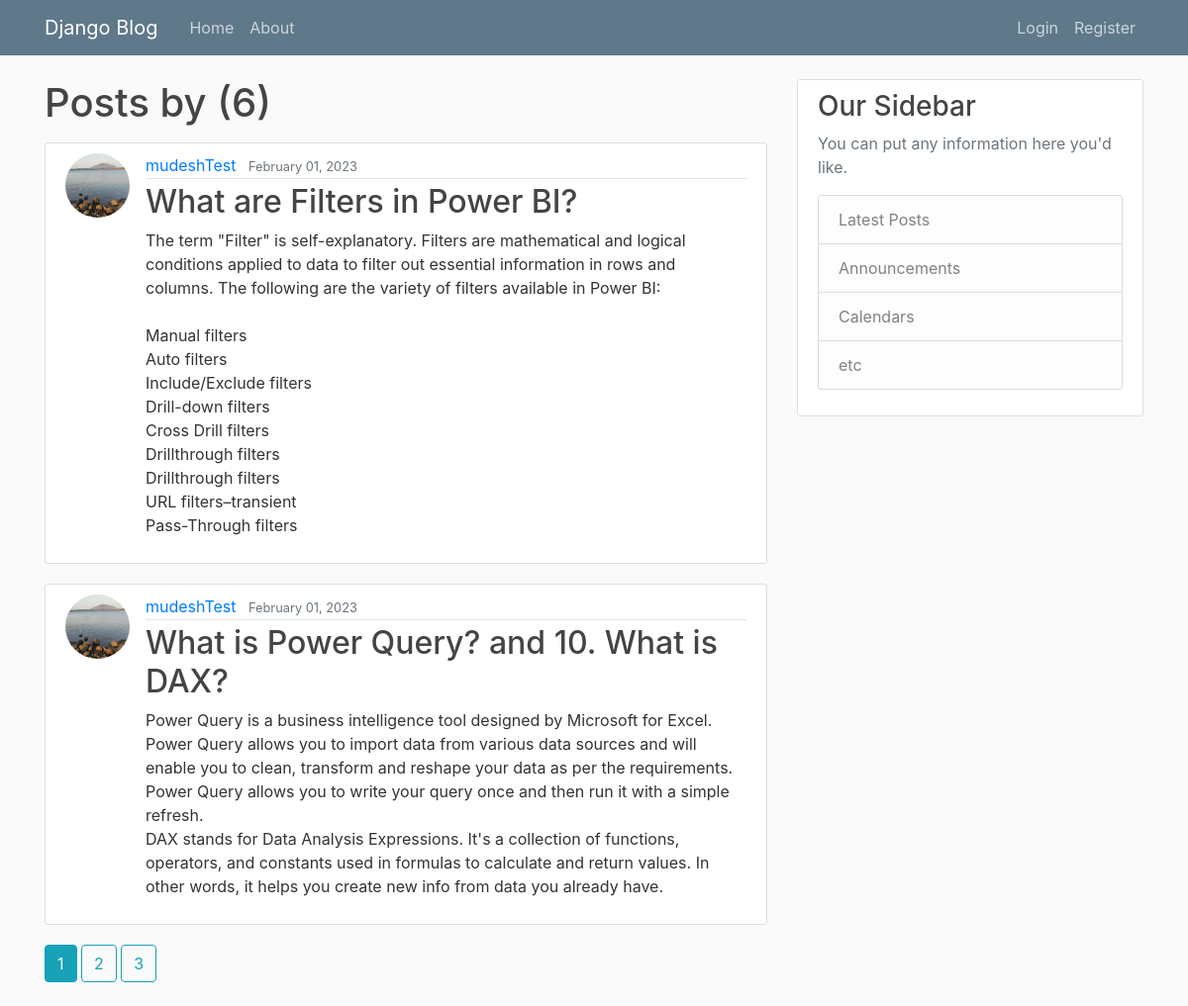
Screenshot of /user/mudeshTest with the database file from the repository.
### blogApp/models.py (models this page shows, shortened)
class post(models.Model):
    title = models.CharField(max_length=100)
    content = models.TextField()
    date_posted = models.DateTimeField(default=timezone.now) #actual function as default value so no ()
    author = models.ForeignKey(User, on_delete=models.CASCADE) # if user is deleted then posts are also deleted not viceversa

### users/models.py (models this page shows, shortened)
class profile(models.Model):
    user = models.OneToOneField(User, on_delete=models.CASCADE) # cascade -  if user is deleted then delete the profile, but if we delete profile, user isnt deleted
    image = models.ImageField(default='default.jpg', upload_to='profile_pics')
    bio = models.TextField()

### blogApp/views.py (the view)
# urls.py: path('user/<str:username>', UserPostListView.as_view(), name='user_posts'),
class UserPostListView(ListView):
    model = post
    template_name = 'blogApp/user_posts.html'
    context_object_name = 'posts'
    ordering = ['-date_posted']
    paginate_by = 2
    def get_queryset(self):
        user = get_object_or_404(User, username=self.kwargs.get('username'))
        return post.objects.filter(author=user).order_by('-date_posted')

### blogApp/templates/blogApp/user_posts.html (shortened to what this page needs)
{% extends 'blogApp/base.html' %}
{% block content %}
<h1 class="mb-3">Posts by {{ views.kwargs.username }} ({{ page_obj.paginator.count }})</h1>
{% for post in posts %}
<article class="media content-section">
    <img class="rounded-circle article-img" src="{{ post.author.profile.image.url }}">
    <div class="media-body">
        <div class="article-metadata">
            <a class="mr-2" href="{% url 'user_posts' post.author.username %}">{{ post.author }}</a>
            <small class="text-muted">{{ post.date_posted|date:"F d, Y" }}</small>
        </div>
        <h2><a class="article-title" href="{% url 'post_detail' post.id %}">{{ post.title }}</a></h2>
        <p class="article-content">{{ post.content }}</p>
    </div>
</article>
{% endfor %}
{% if is_paginated %}
{% for num in page_obj.paginator.page_range %}
{% if page_obj.number == num %}
<a class="btn btn-info mb-4" href="?page={{ num }}">{{ num }}</a>
{% elif num > page_obj.number|add:'-3' and num < page_obj.number|add:'3' %} <a class="btn btn-outline-info mb-4"
    href="?page={{ num }}">{{ num }}</a>
    {% endif %}
    {% endfor %}
    {% endif %}
    {% endblock %}

### blogApp/static/blogApp/main.css (style rules this page uses)
body { background: #fafafa; color: #333333; margin-top: 5rem; }
h1, h2, h3, h4, h5, h6 { color: #444444; }
.content-section { background: #ffffff; padding: 10px 20px; border: 1px solid #dddddd; border-radius: 3px; margin-bottom: 20px; }
.article-title { color: #444444; }
.article-content { white-space: pre-line; }
.article-img { height: 65px; width: 65px; margin-right: 16px; }
.article-metadata { padding-bottom: 1px; margin-bottom: 4px; border-bottom: 1px solid #e3e3e3 }

### rows the page displays
post: author.profile.image (placeholder picture), author "mudeshTest", date_posted "February 01, 2023", title "What are Filters in Power BI?", content "The term \"Filter\" is self-explanatory. Filters are mathematical and logical conditions applied to data to filter out essential information in rows and columns. The following are the variety of filters available in Power BI: Manual filters Auto filters Include/Exclude filters Drill-down filters Cross Drill filters Drillthrough filters Drillthrough filters URL filters–transient Pass-Through filters"
post: author.profile.image (placeholder picture), author "mudeshTest", date_posted "February 01, 2023", title "What is Power Query? and 10. What is DAX?", content "Power Query is a business intelligence tool designed by Microsoft for Excel. Power Query allows you to import data from various data sources and will enable you to clean, transform and reshape your data as per the requirements. Power Query allows you to write your query once and then run it with a simple refresh. DAX stands for Data Analysis Expressions. It's a collection of functions, operators, and constants used in formulas to calculate and return values. In other words, it helps you create new info from data you already have."

### other values shown
{{ page_obj.paginator.count }} "6"
{{ num }} "1"
{{ num }} "2" "3"
